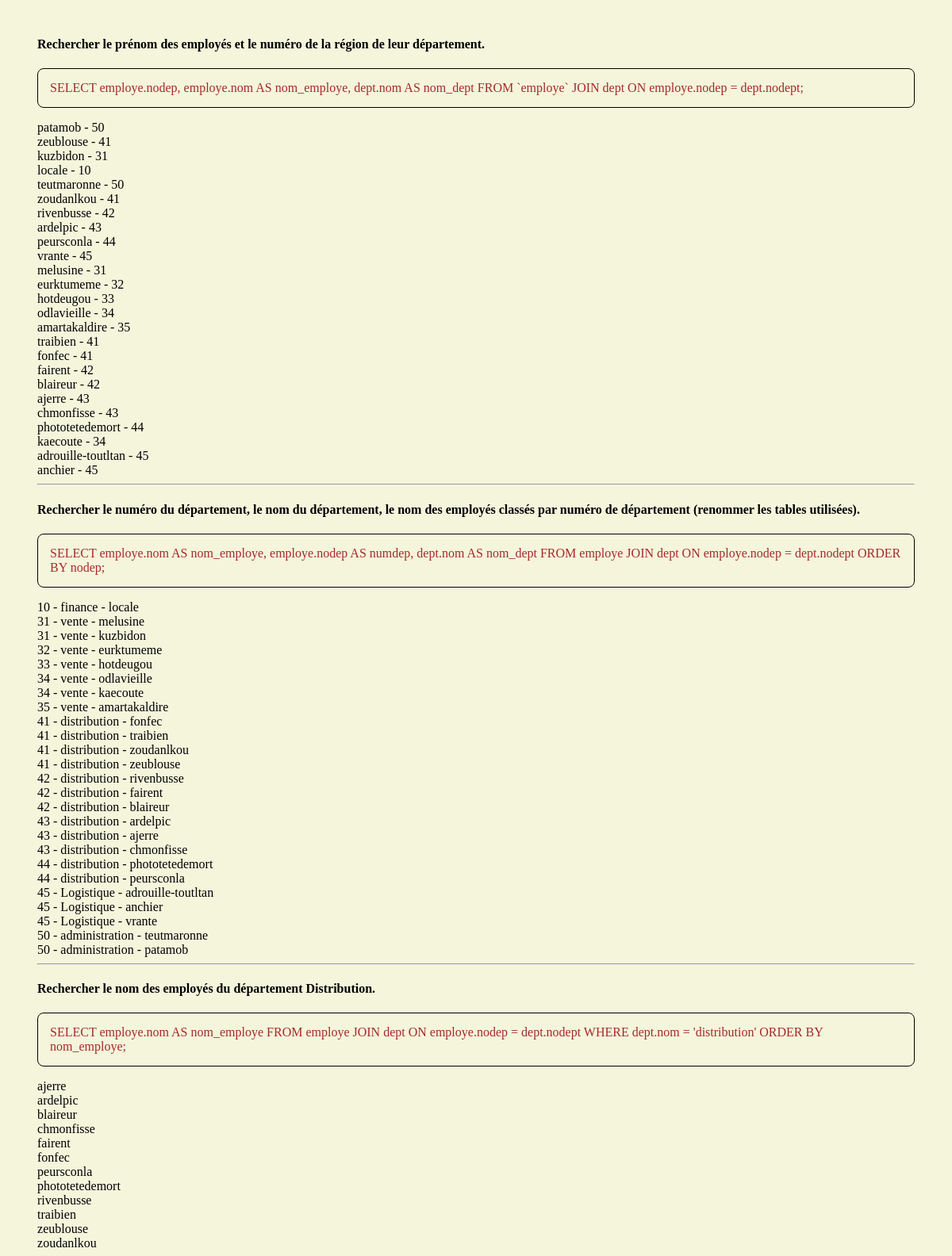
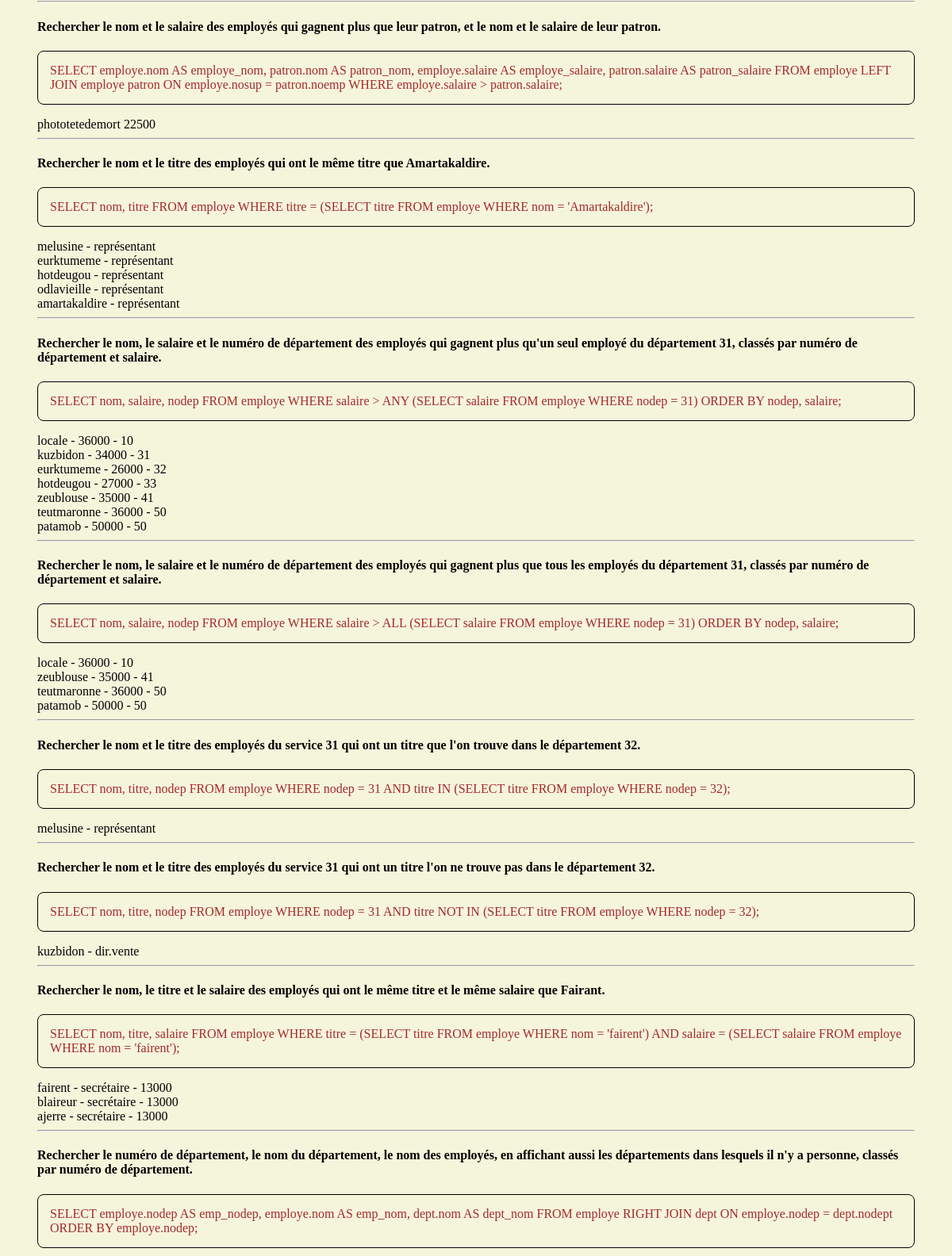
The page /sql/phase2.php (upper part) on the database its author committed (2 pictures, top to bottom).
### tables this page shows
CREATE TABLE `employe` (
  `noemp` int(11) NOT NULL,
  `nom` varchar(50) NOT NULL,
  `prenom` varchar(50) NOT NULL,
  `dateemb` datetime NOT NULL,
  `nosup` varchar(50) DEFAULT NULL,
  `titre` varchar(50) NOT NULL,
  `nodep` varchar(50) NOT NULL,
  `salaire` decimal(18,0) NOT NULL,
  `tauxcom` decimal(18,0) DEFAULT NULL
);

CREATE TABLE `dept` (
  `nodept` varchar(50) NOT NULL,
  `nom` varchar(50) NOT NULL,
  `noregion` varchar(50) NOT NULL
);

### sql/phase2.php (the view, shortened to what this page needs)
<?php require_once __DIR__.'/assets/php/connect.php'; ?>
<!DOCTYPE html>
<html lang="fr">
<head>
    <link rel="stylesheet" href="assets/css/style.css">
</head>
<body>
    <?php
echo '<h4>Rechercher le prénom des employés et le numéro de la région de leur
département. </h4>';
echo '<p class="sql">SELECT employe.nodep, employe.nom AS nom_employe, dept.nom AS nom_dept FROM `employe` JOIN dept ON employe.nodep = dept.nodept;</p>';
$sqlQueryy = "SELECT employe.nodep, employe.nom AS nom_employe, dept.nom AS nom_dept FROM `employe` JOIN dept ON employe.nodep = dept.nodept";
$employeStatement = $mysqlClient->prepare($sqlQueryy);
$employeStatement->execute();
$employeList = $employeStatement->fetchAll();
foreach ($employeList as $ex) {
    echo $ex['nom_employe'] . ' - ' . $ex['nodep']  . '</br>';
}
echo '<hr> <h4>Rechercher le numéro du département, le nom du département, le
nom des employés classés par numéro de département (renommer les
tables utilisées).  </h4>';
echo '<p class="sql">SELECT employe.nom AS nom_employe, employe.nodep AS numdep, dept.nom AS nom_dept FROM employe JOIN dept ON employe.nodep = dept.nodept ORDER BY nodep;</p>';
$sqlQuery = "SELECT employe.nom AS nom_employe, employe.nodep AS numdep, dept.nom AS nom_dept FROM employe JOIN dept ON employe.nodep = dept.nodept ORDER BY nodep";
$Statement = $mysqlClient->prepare($sqlQuery);
$Statement->execute();
$ex_2 = $Statement->fetchAll();
foreach ($ex_2 as $ex) {
    echo $ex['numdep'] . ' - ' . $ex['nom_dept'] . ' - ' . $ex['nom_employe'] . '</br>';
}
echo '<hr><h4>Rechercher le nom des employés du département Distribution.  </h4>';
echo '<p class="sql">SELECT employe.nom AS nom_employe FROM employe JOIN dept ON employe.nodep = dept.nodept WHERE dept.nom = \'distribution\' ORDER BY nom_employe;</p>';
$sqlQuery = "SELECT employe.nom AS nom_employe FROM employe JOIN dept ON employe.nodep = dept.nodept WHERE dept.nom = 'distribution' ORDER BY nom_employe";
$Statement = $mysqlClient->prepare($sqlQuery);
$Statement->execute();
$ex_3 = $Statement->fetchAll();
foreach ($ex_3 as $ex) {
    echo $ex['nom_employe'] . '</br>';
}
echo '<hr><h4> Rechercher le nom et le salaire des employés qui gagnent plus que
leur patron, et le nom et le salaire de leur patron. </h4>';
echo '<p class="sql">SELECT employe.nom AS employe_nom, patron.nom AS patron_nom, employe.salaire AS employe_salaire, patron.salaire AS patron_salaire
                FROM employe
                LEFT JOIN employe patron
                ON employe.nosup = patron.noemp
                WHERE employe.salaire > patron.salaire;</p>';
$sqlQuery = "SELECT employe.nom AS employe_nom, patron.nom AS patron_nom, employe.salaire AS employe_salaire, patron.salaire AS patron_salaire
                FROM employe
                LEFT JOIN employe patron
                ON employe.nosup = patron.noemp
                WHERE employe.salaire > patron.salaire;";
$Statement = $mysqlClient->prepare($sqlQuery);
$Statement->execute();
$ex_4 = $Statement->fetchAll();
foreach ($ex_4 as $ex) {
    echo $ex['employe_nom'] . ' ' . $ex['employe_salaire'] . '</br>';
}
echo '<hr><h4>Rechercher le nom et le titre des employés qui ont le même titre que
Amartakaldire.  </h4>';
echo '<p class="sql">SELECT nom, titre FROM employe WHERE titre = (SELECT titre FROM employe WHERE nom = \'Amartakaldire\');</p>';
$sqlQuery = "SELECT nom, titre FROM employe WHERE titre = (SELECT titre FROM employe WHERE nom = 'Amartakaldire')";
$Statement = $mysqlClient->prepare($sqlQuery);
$Statement->execute();
$ex_5 = $Statement->fetchAll();
foreach ($ex_5 as $ex) {
    echo $ex['nom'] . ' - ' . $ex['titre'] . '</br>';
}
echo '<hr><h4> Rechercher le nom, le salaire et le numéro de département des
employés qui gagnent plus qu\'un seul employé du département 31,
classés par numéro de département et salaire. </h4>';
echo '<p class="sql">SELECT nom, salaire, nodep FROM employe WHERE salaire > ANY (SELECT salaire FROM employe WHERE nodep = 31) ORDER BY nodep, salaire;</p>';
$sqlQuery = "SELECT nom, salaire, nodep FROM employe WHERE salaire > ANY (SELECT salaire FROM employe WHERE nodep = 31) ORDER BY nodep, salaire;";
$Statement = $mysqlClient->prepare($sqlQuery);
$Statement->execute();
$ex_6 = $Statement->fetchAll();
foreach ($ex_6 as $ex) {
    echo $ex['nom'] . ' - ' . $ex['salaire'] . ' - ' . $ex['nodep'] . '</br>';
}
echo '<hr><h4>Rechercher le nom, le salaire et le numéro de département des
employés qui gagnent plus que tous les employés du département 31,
classés par numéro de département et salaire. </h4>';
echo '<p class="sql">SELECT nom, salaire, nodep FROM employe WHERE salaire > ALL (SELECT salaire FROM employe WHERE nodep = 31) ORDER BY nodep, salaire;</p>';
$sqlQuery = "SELECT nom, salaire, nodep FROM employe WHERE salaire > ALL (SELECT salaire FROM employe WHERE nodep = 31) ORDER BY nodep, salaire;";
$Statement = $mysqlClient->prepare($sqlQuery);
$Statement->execute();
$ex_7 = $Statement->fetchAll();
foreach ($ex_7 as $ex) {
    echo $ex['nom'] . ' - ' . $ex['salaire'] . ' - ' . $ex['nodep'] . '</br>';
}
echo '<hr><h4>
Rechercher le nom et le titre des employés du service 31 qui ont un
titre que l\'on trouve dans le département 32. </h4>';
echo '<p class="sql">SELECT nom, titre, nodep FROM employe WHERE nodep = 31 AND titre IN (SELECT titre FROM employe WHERE nodep = 32);</p>';
$sqlQuery = "SELECT nom, titre, nodep FROM employe WHERE nodep = 31 AND titre IN (SELECT titre FROM employe WHERE nodep = 32);";
$Statement = $mysqlClient->prepare($sqlQuery);
$Statement->execute();
$ex_8 = $Statement->fetchAll();
foreach ($ex_8 as $ex) {
    echo $ex['nom'] . ' - ' . $ex['titre'] . '</br>';
}
echo '<hr><h4>Rechercher le nom et le titre des employés du service 31 qui ont un
titre l\'on ne trouve pas dans le département 32.  </h4>';
echo '<p class="sql">SELECT nom, titre, nodep FROM employe WHERE nodep = 31 AND titre NOT IN (SELECT titre FROM employe WHERE nodep = 32);</p>';
$sqlQuery = "SELECT nom, titre, nodep FROM employe WHERE nodep = 31 AND titre NOT IN (SELECT titre FROM employe WHERE nodep = 32);";
$Statement = $mysqlClient->prepare($sqlQuery);
$Statement->execute();
$ex_9 = $Statement->fetchAll();
foreach ($ex_9 as $ex) {
    echo $ex['nom'] . ' - ' . $ex['titre'] . '</br>';
}
echo '<hr><h4>Rechercher le nom, le titre et le salaire des employés qui ont le même
titre et le même salaire que Fairant.  </h4>';
echo '<p class="sql">SELECT nom, titre, salaire FROM employe WHERE titre = (SELECT titre FROM employe WHERE nom = \'fairent\') AND salaire = (SELECT salaire FROM employe WHERE nom = \'fairent\');</p>';
$sqlQuery = "SELECT nom, titre, salaire FROM employe WHERE titre = (SELECT titre FROM employe WHERE nom = 'fairent') AND salaire = (SELECT salaire FROM employe WHERE nom = 'fairent');";
$Statement = $mysqlClient->prepare($sqlQuery);
$Statement->execute();
$ex_10 = $Statement->fetchAll();
foreach ($ex_10 as $ex) {
    echo $ex['nom'] . ' - ' . $ex['titre'] . ' - ' . $ex['salaire'] . '</br>';
}
echo '<hr><h4>
Rechercher le numéro de département, le nom du département, le
nom des employés, en affichant aussi les départements dans lesquels
il n\'y a personne, classés par numéro de département.</h4>';
echo '<p class="sql">SELECT employe.nodep AS emp_nodep, employe.nom AS emp_nom, dept.nom AS dept_nom FROM employe RIGHT JOIN dept ON employe.nodep = dept.nodept ORDER BY employe.nodep;</p>';
?>
</body>
</html>

### sql/assets/css/style.css (style rules this page uses)
html, body { margin: 2%; padding: 0; top: 0; background-color: beige; }
.sql { color: brown; border: 1px solid black; padding: 15px; border-radius: 8px; }

### rows shown on the page
employe: nom "patamob", nodep "50", nodep.nom "administration", salaire "50000"
employe: nom "zeublouse", nodep "41", nodep.nom "distribution", salaire "35000"
employe: nom "kuzbidon", nodep "31", nodep.nom "vente", salaire "34000", titre "dir.vente"
employe: nom "locale", nodep "10", nodep.nom "finance", salaire "36000"
employe: nom "teutmaronne", nodep "50", nodep.nom "administration", salaire "36000"
employe: nom "zoudanlkou", nodep "41", nodep.nom "distribution"
employe: nom "rivenbusse", nodep "42", nodep.nom "distribution"
employe: nom "ardelpic", nodep "43", nodep.nom "distribution"
employe: nom "peursconla", nodep "44", nodep.nom "distribution"
employe: nom "vrante", nodep "45", nodep.nom "Logistique"
employe: nom "melusine", nodep "31", nodep.nom "vente", titre "représentant"
employe: nom "eurktumeme", nodep "32", nodep.nom "vente", titre "représentant", salaire "26000"
employe: nom "hotdeugou", nodep "33", nodep.nom "vente", titre "représentant", salaire "27000"
employe: nom "odlavieille", nodep "34", nodep.nom "vente", titre "représentant"
employe: nom "amartakaldire", nodep "35", nodep.nom "vente", titre "représentant"
employe: nom "traibien", nodep "41", nodep.nom "distribution"
employe: nom "fonfec", nodep "41", nodep.nom "distribution"
employe: nom "fairent", nodep "42", nodep.nom "distribution", titre "secrétaire", salaire "13000"
employe: nom "blaireur", nodep "42", nodep.nom "distribution", titre "secrétaire", salaire "13000"
employe: nom "ajerre", nodep "43", nodep.nom "distribution", titre "secrétaire", salaire "13000"
employe: nom "chmonfisse", nodep "43", nodep.nom "distribution"
employe: nom "phototetedemort", nodep "44", nodep.nom "distribution", salaire "22500"
employe: nom "kaecoute", nodep "34", nodep.nom "vente"
employe: nom "adrouille-toutltan", nodep "45", nodep.nom "Logistique"
employe: nom "anchier", nodep "45", nodep.nom "Logistique"
